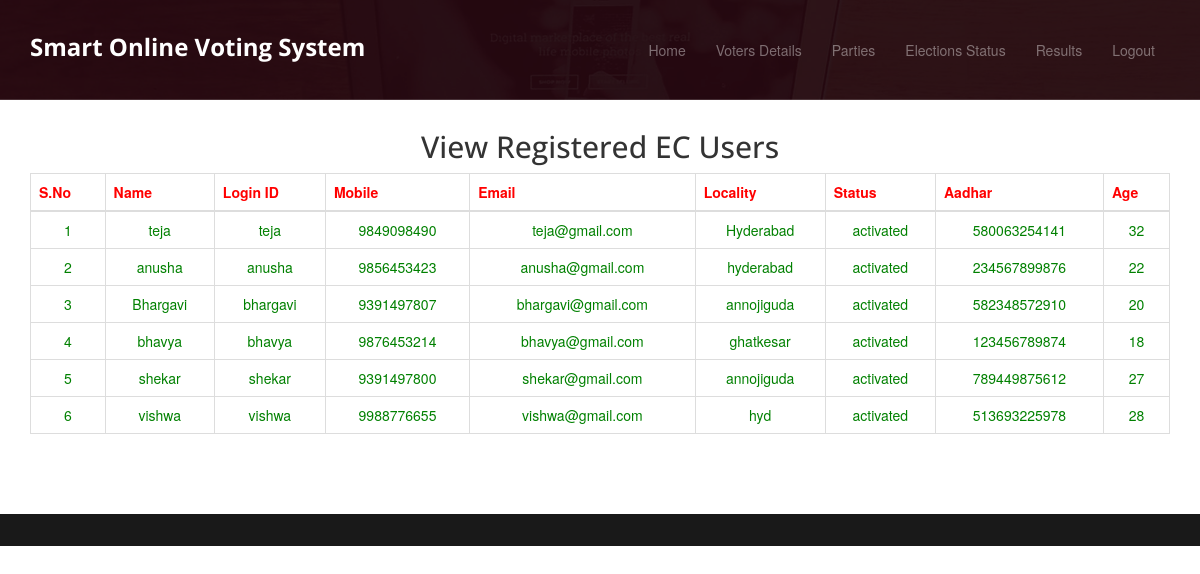
Page /RegisterUsersView/ on the committed database.
### users/models.py (models this page shows, shortened)
class VoterRegistrationModel(models.Model):
    name = models.CharField(max_length=100)
    loginid = models.CharField(unique=True, max_length=100)
    password = models.CharField(max_length=100)
    mobile = models.CharField(unique=True, max_length=100)
    email = models.CharField(unique=True, max_length=100)
    locality = models.CharField(max_length=100)
    address = models.CharField(max_length=1000)
    city = models.CharField(max_length=100)
    aadhar = models.CharField(max_length=100)
    age = models.IntegerField()
    status = models.CharField(max_length=100)
    class Meta:
        db_table = 'VoterRegistrations'

### admins/views.py (the view)
# urls.py: path('RegisterUsersView/', admins.RegisterUsersView, name='RegisterUsersView'),
def RegisterUsersView(request):
    data = VoterRegistrationModel.objects.all()
    return render(request,'admins/viewregisterusers.html',{'data':data})

### assets/templates/admins/viewregisterusers.html
{% extends 'admins/adminbase.html'%}
{%load static%}
{%block contents%}
<section class="we-do">
    <div class="container">
        <div class="we-do-details">
            <div class="section-header text-center">
                <h2>View Registered EC Users</h2>
                <p>
                <table class="table table-bordered bg-light text-dark">
                    <thead>
                    <tr style="color:red;font-weight:bold;">
                        <th>S.No</th>
                        <th>Name</th>
                        <th>Login ID</th>
                        <th>Mobile</th>
                        <th>Email</th>
                        <th>Locality</th>
                        <th>Status</th>
                        <th>Aadhar</th>
                        <th>Age</th>
                    </tr>
                    </thead>
                    <tbody>
                    {% for i in data %}
                    <tr style="color: Green">
                        <td>{{forloop.counter}}</td>
                        <td>{{i.name}}</td>
                        <td>{{i.loginid}}</td>
                        <td>{{i.mobile}}</td>
                        <td>{{i.email}}</td>
                        <td>{{i.locality}}</td>
                        <td>{{i.status}}</td>
                        <td>{{i.aadhar}}</td>
                        <td>{{i.age}}</td>
                    </tr>
                    {% endfor %}
                    </tbody>
                </table>
                </p>
            </div>
        </div>
    </div>
</section>
{%endblock%}

### assets/static/assets/css/style.css (style rules this page uses)
h1, h2, h3, h4, h5, h6 { font-family: "Open sans", Helvetica, Arial; }
h1, .h1, h2, .h2, h3, .h3 { margin-top: 30px; }

### rows in the picture
VoterRegistrationModel: name "teja", loginid "teja", mobile "9849098490", email "teja@gmail.com", locality "Hyderabad", status "activated", aadhar "580063254141", age "32"
VoterRegistrationModel: name "anusha", loginid "anusha", mobile "9856453423", email "anusha@gmail.com", locality "hyderabad", status "activated", aadhar "234567899876", age "22"
VoterRegistrationModel: name "Bhargavi", loginid "bhargavi", mobile "9391497807", email "bhargavi@gmail.com", locality "annojiguda", status "activated", aadhar "582348572910", age "20"
VoterRegistrationModel: name "bhavya", loginid "bhavya", mobile "9876453214", email "bhavya@gmail.com", locality "ghatkesar", status "activated", aadhar "123456789874", age "18"
VoterRegistrationModel: name "shekar", loginid "shekar", mobile "9391497800", email "shekar@gmail.com", locality "annojiguda", status "activated", aadhar "789449875612", age "27"
VoterRegistrationModel: name "vishwa", loginid "vishwa", mobile "9988776655", email "vishwa@gmail.com", locality "hyd", status "activated", aadhar "513693225978", age "28"
